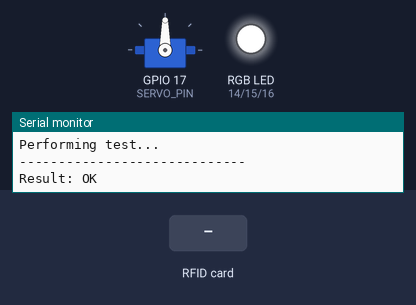
Bench run of a sketch on a simulated ESP32. Shown: servo, an RGB LED mixed from three pins (HIGH = lit), the last lines printed to the serial monitor. Inputs (shaded band) come from the test bench. EEPROM starts erased.

Above: at 1.2 s.
1.3 s: RFID card 5E 7A 19 C4 held to the reader
At 1.7 s:
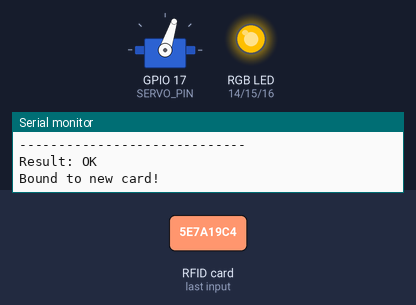
At 2.6 s:
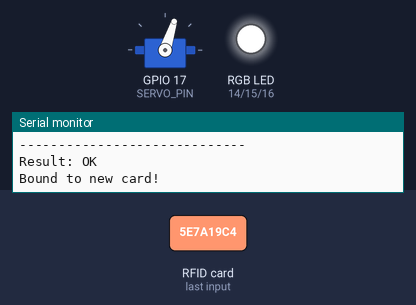
3.3 s: RFID card 5E 7A 19 C4 held to the reader
At 4.5 s:
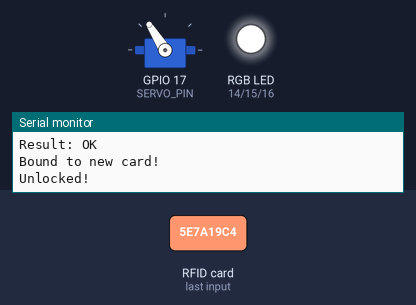
Timing chart, 0 to 6.3 s (numbered marks = the images above; inputs shaded):
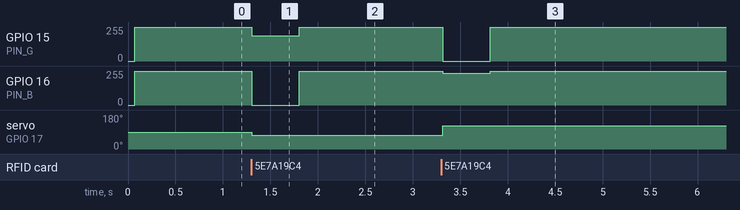

The sketch:

NFC_Integration_000.ino
```cpp
#include <SPI.h>
#include <MFRC522.h>
#include <Preferences.h>
#include <ESP32Servo.h>
// #include "Adafruit_LC709203F.h"


// Defines

#define VERSION "0.0.1"
#define UUID_BUFFER_CAPACITY 32

#define RST_PIN           13
#define SS_PIN            12
#define IRQ_PIN           11
// #define SERVO_PIN         18
#define SERVO_PIN         17


#define PIN_R 14
#define PIN_G 15
#define PIN_B 16


// Lock Servo Limits
#define SERVO_REST 90
// #define SERVO_OPEN 90 - 25
// #define SERVO_CLOSED 90 + 40
// #define SERVO_OPEN 90 + 15
// #define SERVO_CLOSED 90 - 15
#define SERVO_OPEN 90 + 32
#define SERVO_CLOSED 90 - 18


// Global variables
MFRC522 mfrc522(SS_PIN, RST_PIN);
// Adafruit_LC709203F lc;

char uuid_buffer[UUID_BUFFER_CAPACITY];
size_t uuid_buffer_size = 0;
Preferences preferences;

Servo servo;

bool locked = false;  // For now in RAM, later in NVStorage
char bound_uuid[UUID_BUFFER_CAPACITY];


// NFC Init
void initialize_nfc() {
  Serial.println("Initializing NFC");
  SPI.begin();
  mfrc522.PCD_Init();
  mfrc522.PCD_SetAntennaGain(mfrc522.RxGain_max);
  delay(4);

  Serial.println(F("MFRC522 Digital self test"));
  Serial.println(F("*****************************"));
  mfrc522.PCD_DumpVersionToSerial();  // Show version of PCD - MFRC522 Card Reader
  Serial.println(F("-----------------------------"));
  Serial.println(F("Only known versions supported"));
  Serial.println(F("-----------------------------"));
  Serial.println(F("Performing test..."));
  bool result = mfrc522.PCD_PerformSelfTest(); // perform the test
  Serial.println(F("-----------------------------"));
  Serial.print(F("Result: "));
  if (result)
    Serial.println(F("OK"));
  else
    Serial.println(F("DEFECT or UNKNOWN"));
  Serial.println();

  // Zero out the uuid buffer
  memset(uuid_buffer, 0, sizeof(uuid_buffer));
}

// Lock and NVStorage init
void initialize_lock() {
  Serial.println("Initializing Lock...");

  // Init and begin preferences
  preferences.begin("peak-protector", false);

  // locked = preferences.getBool("locked", false);
  locked = false;

  // If we're locked, load the UUID from storage
  if(locked) {
    size_t bound_uuid_size = preferences.getInt("bound_uuid_size");
  } else {
    memset(bound_uuid, 0, sizeof(bound_uuid));
  }

  // Initialize the Servo
  servo.attach(SERVO_PIN);
  servo.write(SERVO_REST);

  // Update state
  // servo.write(locked? SERVO_CLOSED : SERVO_OPEN);
}

// Battery monitoring
// void initialize_battery_monitoring() {
//   lc.begin();
//   Serial.print("Version: 0x"); Serial.println(lc.getICversion(), HEX);
//   lc.setThermistorB(3950);
//   Serial.print("Thermistor B = "); Serial.println(lc.getThermistorB());
//   lc.setPackSize(LC709203F_APA_1000MAH);
//   lc.setAlarmVoltage(3.8);
// }

// void print_battery_state() {
//   // We can query this every few (~3s)
//   Serial.print("Batt_Voltage:");
//   Serial.print(lc.cellVoltage(), 3);
//   Serial.print("\t");
//   Serial.print("Batt_Percent:");
//   Serial.print(lc.cellPercent(), 1);
//   Serial.print("\t");
//   Serial.print("Batt_Temp:");
//   Serial.println(lc.getCellTemperature(), 1);
// }

void initialize_leds() {
  pinMode(PIN_R, OUTPUT);
  pinMode(PIN_G, OUTPUT);
  pinMode(PIN_B, OUTPUT);
  write_led_color(0, 0, 0);
}

void write_led_color(uint8_t r, uint8_t g, uint8_t b) {
  analogWrite(PIN_R, 255 - r);
  analogWrite(PIN_G, 255 - g);
  analogWrite(PIN_B, 255 - b);
}


void read_in_uuid(char* buffer, size_t* size) {
  buffer[0] = mfrc522.uid.sak;
  memcpy(buffer + 1, mfrc522.uid.uidByte, mfrc522.uid.size);
  *size = mfrc522.uid.size + 1;
}

void setup() {
	Serial.begin(115200);
  // while(!Serial){};
  Serial.println(F("PeakGuard v" VERSION " starting..."));

  initialize_lock();
  initialize_nfc();
  initialize_leds();
  // initialize_battery_monitoring();
}

void loop() {
  // Do nothing when there's no new card
	if (!mfrc522.PICC_IsNewCardPresent()) {
    // Serial.println("No new card...");
		return;
	}

	// Select one of the cards
  // TODO! figure out what this means
	if (!mfrc522.PICC_ReadCardSerial()) {
    // Serial.println("Cannot read card serial");
		return;
	}

  // Get the uid of the card
  read_in_uuid(uuid_buffer, &uuid_buffer_size);

  if(locked) {
    // Check if the uuids are equal
    if(memcmp(bound_uuid, uuid_buffer, uuid_buffer_size) == 0) {
      // Yes, unlock
      Serial.println("Unlocked!");

      // Unlock
      locked = false;
      memset(bound_uuid, 0, sizeof(bound_uuid));

      // Update lock state
      servo.write(locked? SERVO_CLOSED : SERVO_OPEN);

      // Update LEDs
      write_led_color(0, 255, 16);
      delay(500);
      write_led_color(0, 0, 0);
    } else {
      // No - warning!
      Serial.println("Go away!");

      // Flash LEDs red
      for(int i=0; i<2; i++) {
        write_led_color(255, 0, 0);
        delay(200);
        write_led_color(0, 0, 0);
        delay(200);
      }
      // And turn off
      write_led_color(0, 0, 0);
    }
  } else {
    // Bind to card:
    Serial.println("Bound to new card!");

    // Lock
    locked = true;
    memcpy(bound_uuid, uuid_buffer, uuid_buffer_size);

    // Update lock state
    servo.write(locked? SERVO_CLOSED : SERVO_OPEN);

    // Update LEDs
    write_led_color(0, 64, 255);
    delay(500);
    write_led_color(0, 0, 0);
  }

  // Do this to stop the loop?
  mfrc522.PICC_HaltA();
}
```

Measured:
- after the input at 1.3 s, GPIO 15 (PIN_G): 255/255 → 191/255 at once, → 255/255 0.50 s later; GPIO 16 (PIN_B): 255/255 → 0/255 at once, → 255/255 0.50 s later; servo on GPIO 17 (SERVO_PIN): 90° → 72° at once
- after the input at 3.3 s, GPIO 15 (PIN_G): 255/255 → 0/255 at once, → 255/255 0.50 s later; GPIO 16 (PIN_B): 255/255 → 239/255 at once, → 255/255 0.50 s later; servo on GPIO 17 (SERVO_PIN): 72° → 122° at once
